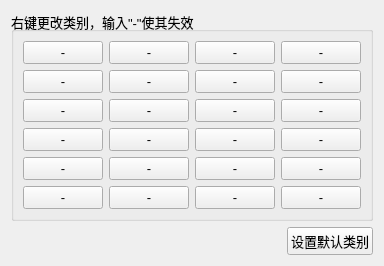
        <widget class="QWidget" name="tab_mcls">
         <attribute name="title">
          <string>多分类</string>
         </attribute>
         <layout class="QVBoxLayout" name="verticalLayout_6">
          <item>
           <widget class="QGroupBox" name="groupBox_2">
            <property name="enabled">
             <bool>true</bool>
            </property>
            <property name="sizePolicy">
             <sizepolicy hsizetype="Minimum" vsizetype="Expanding">
              <horstretch>0</horstretch>
              <verstretch>0</verstretch>
             </sizepolicy>
            </property>
            <property name="font">
             <font>
              <pointsize>10</pointsize>
             </font>
            </property>
            <property name="contextMenuPolicy">
             <enum>Qt::CustomContextMenu</enum>
            </property>
            <property name="title">
             <string>右键更改类别，输入&quot;-&quot;使其失效</string>
            </property>
            <layout class="QVBoxLayout" name="verticalLayout_16">
             <item>
              <layout class="QHBoxLayout" name="horizontalLayout_40">
               <item>
                <widget class="ClassButton" name="pushButton_112">
                 <property name="font">
                  <font>
                   <pointsize>10</pointsize>
                  </font>
                 </property>
                 <property name="text">
                  <string>-</string>
                 </property>
                </widget>
               </item>
               <item>
                <widget class="ClassButton" name="pushButton_113">
                 <property name="font">
                  <font>
                   <pointsize>10</pointsize>
                  </font>
                 </property>
                 <property name="text">
                  <string>-</string>
                 </property>
                </widget>
               </item>
               <item>
                <widget class="ClassButton" name="pushButton_114">
                 <property name="font">
                  <font>
                   <pointsize>10</pointsize>
                  </font>
                 </property>
                 <property name="text">
                  <string>-</string>
                 </property>
                </widget>
               </item>
               <item>
                <widget class="ClassButton" name="pushButton_115">
                 <property name="font">
                  <font>
                   <pointsize>10</pointsize>
                  </font>
                 </property>
                 <property name="text">
                  <string>-</string>
                 </property>
                </widget>
               </item>
              </layout>
             </item>
             <item>
              <layout class="QHBoxLayout" name="horizontalLayout_41">
               <item>
                <widget class="ClassButton" name="pushButton_116">
                 <property name="font">
                  <font>
                   <pointsize>10</pointsize>
                  </font>
                 </property>
                 <property name="text">
                  <string>-</string>
                 </property>
                </widget>
               </item>
               <item>
                <widget class="ClassButton" name="pushButton_117">
                 <property name="font">
                  <font>
                   <pointsize>10</pointsize>
                  </font>
                 </property>
                 <property name="text">
                  <string>-</string>
                 </property>
                </widget>
               </item>
               <item>
                <widget class="ClassButton" name="pushButton_118">
                 <property name="font">
                  <font>
                   <pointsize>10</pointsize>
                  </font>
                 </property>
                 <property name="text">
                  <string>-</string>
                 </property>
                </widget>
               </item>
               <item>
                <widget class="ClassButton" name="pushButton_119">
                 <property name="font">
                  <font>
                   <pointsize>10</pointsize>
                  </font>
                 </property>
                 <property name="text">
                  <string>-</string>
                 </property>
                </widget>
               </item>
              </layout>
             </item>
             <item>
              <layout class="QHBoxLayout" name="horizontalLayout_42">
               <item>
                <widget class="ClassButton" name="pushButton_120">
                 <property name="font">
                  <font>
                   <pointsize>10</pointsize>
                  </font>
                 </property>
                 <property name="text">
                  <string>-</string>
                 </property>
                </widget>
               </item>
               <item>
                <widget class="ClassButton" name="pushButton_121">
                 <property name="font">
                  <font>
                   <pointsize>10</pointsize>
                  </font>
                 </property>
                 <property name="text">
                  <string>-</string>
                 </property>
                </widget>
               </item>
               <item>
                <widget class="ClassButton" name="pushButton_122">
                 <property name="font">
                  <font>
                   <pointsize>10</pointsize>
                  </font>
                 </property>
                 <property name="text">
                  <string>-</string>
                 </property>
                </widget>
               </item>
               <item>
                <widget class="ClassButton" name="pushButton_123">
                 <property name="font">
                  <font>
                   <pointsize>10</pointsize>
                  </font>
                 </property>
                 <property name="text">
                  <string>-</string>
                 </property>
                </widget>
               </item>
              </layout>
             </item>
             <item>
              <layout class="QHBoxLayout" name="horizontalLayout_43">
               <item>
                <widget class="ClassButton" name="pushButton_124">
                 <property name="font">
                  <font>
                   <pointsize>10</pointsize>
                  </font>
                 </property>
                 <property name="text">
                  <string>-</string>
                 </property>
                </widget>
               </item>
               <item>
                <widget class="ClassButton" name="pushButton_125">
                 <property name="font">
                  <font>
                   <pointsize>10</pointsize>
                  </font>
                 </property>
                 <property name="text">
                  <string>-</string>
                 </property>
                </widget>
               </item>
               <item>
                <widget class="ClassButton" name="pushButton_126">
                 <property name="font">
                  <font>
                   <pointsize>10</pointsize>
                  </font>
                 </property>
                 <property name="text">
                  <string>-</string>
                 </property>
                </widget>
               </item>
               <item>
                <widget class="ClassButton" name="pushButton_127">
                 <property name="font">
                  <font>
                   <pointsize>10</pointsize>
                  </font>
                 </property>
                 <property name="text">
                  <string>-</string>
                 </property>
                </widget>
               </item>
              </layout>
             </item>
             <item>
              <layout class="QHBoxLayout" name="horizontalLayout_45">
               <item>
                <widget class="ClassButton" name="pushButton_128">
                 <property name="font">
                  <font>
                   <pointsize>10</pointsize>
                  </font>
                 </property>
                 <property name="text">
                  <string>-</string>
                 </property>
                </widget>
               </item>
               <item>
                <widget class="ClassButton" name="pushButton_129">
                 <property name="font">
                  <font>
                   <pointsize>10</pointsize>
                  </font>
                 </property>
                 <property name="text">
                  <string>-</string>
                 </property>
                </widget>
               </item>
               <item>
                <widget class="ClassButton" name="pushButton_130">
                 <property name="font">
                  <font>
                   <pointsize>10</pointsize>
                  </font>
                 </property>
                 <property name="text">
                  <string>-</string>
                 </property>
                </widget>
               </item>
               <item>
                <widget class="ClassButton" name="pushButton_131">
                 <property name="font">
                  <font>
                   <pointsize>10</pointsize>
                  </font>
                 </property>
                 <property name="text">
                  <string>-</string>
                 </property>
                </widget>
               </item>
              </layout>
             </item>
             <item>
              <layout class="QHBoxLayout" name="horizontalLayout_46">
               <item>
                <widget class="ClassButton" name="pushButton_132">
                 <property name="font">
                  <font>
                   <pointsize>10</pointsize>
                  </font>
                 </property>
                 <property name="text">
                  <string>-</string>
                 </property>
                </widget>
               </item>
               <item>
                <widget class="ClassButton" name="pushButton_133">
                 <property name="font">
                  <font>
                   <pointsize>10</pointsize>
                  </font>
                 </property>
                 <property name="text">
                  <string>-</string>
                 </property>
                </widget>
               </item>
               <item>
                <widget class="ClassButton" name="pushButton_134">
                 <property name="font">
                  <font>
                   <pointsize>10</pointsize>
                  </font>
                 </property>
                 <property name="text">
                  <string>-</string>
                 </property>
                </widget>
               </item>
               <item>
                <widget class="ClassButton" name="pushButton_135">
                 <property name="font">
                  <font>
                   <pointsize>10</pointsize>
                  </font>
                 </property>
                 <property name="text">
                  <string>-</string>
                 </property>
                </widget>
               </item>
              </layout>
             </item>
            </layout>
           </widget>
          </item>
          <item>
           <layout class="QHBoxLayout" name="horizontalLayout_18">
            <item>
             <spacer name="horizontalSpacer_6">
              <property name="orientation">
               <enum>Qt::Horizontal</enum>
              </property>
              <property name="sizeHint" stdset="0">
               <size>
                <width>40</width>
                <height>20</height>
               </size>
              </property>
             </spacer>
            </item>
            <item>
             <widget class="QPushButton" name="pushButton_50">
              <property name="font">
               <font>
                <pointsize>10</pointsize>
               </font>
              </property>
              <property name="text">
               <string>设置默认类别</string>
              </property>
             </widget>
            </item>
           </layout>
          </item>
         </layout>
        </widget>
